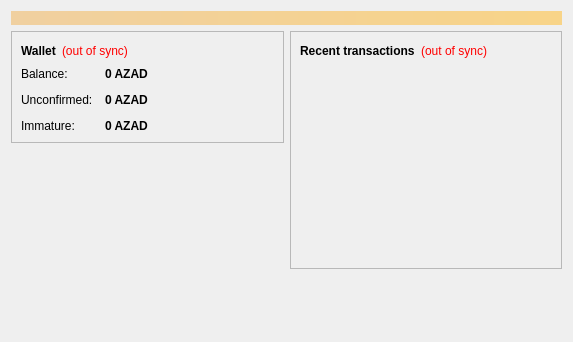
<?xml version="1.0" encoding="UTF-8"?>
<ui version="4.0">
 <class>OverviewPage</class>
 <widget class="QWidget" name="OverviewPage">
  <property name="geometry">
   <rect>
    <x>0</x>
    <y>0</y>
    <width>573</width>
    <height>342</height>
   </rect>
  </property>
  <property name="windowTitle">
   <string>Form</string>
  </property>
  <layout class="QVBoxLayout" name="topLayout">
   <item>
    <widget class="QLabel" name="labelAlerts">
     <property name="visible">
      <bool>false</bool>
     </property>
     <property name="styleSheet">
      <string notr="true">background-color: qlineargradient(x1: 0, y1: 0, x2: 1, y2: 0, stop:0 #F0D0A0, stop:1 #F8D488); color:#000000;</string>
     </property>
     <property name="wordWrap">
      <bool>true</bool>
     </property>
     <property name="margin">
      <number>3</number>
     </property>
    </widget>
   </item>
   <item>
    <layout class="QHBoxLayout" name="horizontalLayout" stretch="1,1">
     <item>
      <layout class="QVBoxLayout" name="verticalLayout_2">
       <item>
        <widget class="QFrame" name="frame">
         <property name="frameShape">
          <enum>QFrame::StyledPanel</enum>
         </property>
         <property name="frameShadow">
          <enum>QFrame::Raised</enum>
         </property>
         <layout class="QVBoxLayout" name="verticalLayout_4">
          <item>
           <layout class="QHBoxLayout" name="horizontalLayout_4">
            <item>
             <widget class="QLabel" name="label_5">
              <property name="font">
               <font>
                <weight>75</weight>
                <bold>true</bold>
               </font>
              </property>
              <property name="text">
               <string>Wallet</string>
              </property>
             </widget>
            </item>
            <item>
             <widget class="QLabel" name="labelWalletStatus">
              <property name="toolTip">
               <string>The displayed information may be out of date. Your wallet automatically synchronizes with the Azadcoin network after a connection is established, but this process has not completed yet.</string>
              </property>
              <property name="styleSheet">
               <string notr="true">QLabel { color: red; }</string>
              </property>
              <property name="text">
               <string notr="true">(out of sync)</string>
              </property>
              <property name="alignment">
               <set>Qt::AlignLeading|Qt::AlignLeft|Qt::AlignVCenter</set>
              </property>
             </widget>
            </item>
            <item>
             <spacer name="horizontalSpacer_2">
              <property name="orientation">
               <enum>Qt::Horizontal</enum>
              </property>
              <property name="sizeHint" stdset="0">
               <size>
                <width>40</width>
                <height>20</height>
               </size>
              </property>
             </spacer>
            </item>
           </layout>
          </item>
          <item>
           <layout class="QFormLayout" name="formLayout_2">
            <property name="fieldGrowthPolicy">
             <enum>QFormLayout::AllNonFixedFieldsGrow</enum>
            </property>
            <property name="horizontalSpacing">
             <number>12</number>
            </property>
            <property name="verticalSpacing">
             <number>12</number>
            </property>
            <item row="0" column="0">
             <widget class="QLabel" name="label">
              <property name="text">
               <string>Balance:</string>
              </property>
             </widget>
            </item>
            <item row="0" column="1">
             <widget class="QLabel" name="labelBalance">
              <property name="font">
               <font>
                <weight>75</weight>
                <bold>true</bold>
               </font>
              </property>
              <property name="cursor">
               <cursorShape>IBeamCursor</cursorShape>
              </property>
              <property name="toolTip">
               <string>Your current balance</string>
              </property>
              <property name="text">
               <string notr="true">0 AZAD</string>
              </property>
              <property name="textInteractionFlags">
               <set>Qt::LinksAccessibleByMouse|Qt::TextSelectableByKeyboard|Qt::TextSelectableByMouse</set>
              </property>
             </widget>
            </item>
            <item row="1" column="0">
             <widget class="QLabel" name="label_3">
              <property name="text">
               <string>Unconfirmed:</string>
              </property>
             </widget>
            </item>
            <item row="1" column="1">
             <widget class="QLabel" name="labelUnconfirmed">
              <property name="font">
               <font>
                <weight>75</weight>
                <bold>true</bold>
               </font>
              </property>
              <property name="cursor">
               <cursorShape>IBeamCursor</cursorShape>
              </property>
              <property name="toolTip">
               <string>Total of transactions that have yet to be confirmed, and do not yet count toward the current balance</string>
              </property>
              <property name="text">
               <string notr="true">0 AZAD</string>
              </property>
              <property name="textInteractionFlags">
               <set>Qt::LinksAccessibleByMouse|Qt::TextSelectableByKeyboard|Qt::TextSelectableByMouse</set>
              </property>
             </widget>
            </item>
            <item row="2" column="0">
             <widget class="QLabel" name="labelImmatureText">
              <property name="text">
               <string>Immature:</string>
              </property>
             </widget>
            </item>
            <item row="2" column="1">
             <widget class="QLabel" name="labelImmature">
              <property name="font">
               <font>
                <weight>75</weight>
                <bold>true</bold>
               </font>
              </property>
              <property name="toolTip">
               <string>Mined balance that has not yet matured</string>
              </property>
              <property name="text">
               <string notr="true">0 AZAD</string>
              </property>
              <property name="textInteractionFlags">
               <set>Qt::LinksAccessibleByMouse|Qt::TextSelectableByKeyboard|Qt::TextSelectableByMouse</set>
              </property>
             </widget>
            </item>
           </layout>
          </item>
         </layout>
        </widget>
       </item>
       <item>
        <spacer name="verticalSpacer">
         <property name="orientation">
          <enum>Qt::Vertical</enum>
         </property>
         <property name="sizeHint" stdset="0">
          <size>
           <width>20</width>
           <height>40</height>
          </size>
         </property>
        </spacer>
       </item>
      </layout>
     </item>
     <item>
      <layout class="QVBoxLayout" name="verticalLayout_3">
       <item>
        <widget class="QFrame" name="frame_2">
         <property name="frameShape">
          <enum>QFrame::StyledPanel</enum>
         </property>
         <property name="frameShadow">
          <enum>QFrame::Raised</enum>
         </property>
         <layout class="QVBoxLayout" name="verticalLayout">
          <item>
           <layout class="QHBoxLayout" name="horizontalLayout_2">
            <item>
             <widget class="QLabel" name="label_4">
              <property name="text">
               <string>&lt;b&gt;Recent transactions&lt;/b&gt;</string>
              </property>
             </widget>
            </item>
            <item>
             <widget class="QLabel" name="labelTransactionsStatus">
              <property name="toolTip">
               <string>The displayed information may be out of date. Your wallet automatically synchronizes with the Azadcoin network after a connection is established, but this process has not completed yet.</string>
              </property>
              <property name="styleSheet">
               <string notr="true">QLabel { color: red; }</string>
              </property>
              <property name="text">
               <string notr="true">(out of sync)</string>
              </property>
              <property name="alignment">
               <set>Qt::AlignRight|Qt::AlignTrailing|Qt::AlignVCenter</set>
              </property>
             </widget>
            </item>
            <item>
             <spacer name="horizontalSpacer">
              <property name="orientation">
               <enum>Qt::Horizontal</enum>
              </property>
              <property name="sizeHint" stdset="0">
               <size>
                <width>40</width>
                <height>20</height>
               </size>
              </property>
             </spacer>
            </item>
           </layout>
          </item>
          <item>
           <widget class="QListView" name="listTransactions">
            <property name="styleSheet">
             <string notr="true">QListView { background: transparent; }</string>
            </property>
            <property name="frameShape">
             <enum>QFrame::NoFrame</enum>
            </property>
            <property name="verticalScrollBarPolicy">
             <enum>Qt::ScrollBarAlwaysOff</enum>
            </property>
            <property name="horizontalScrollBarPolicy">
             <enum>Qt::ScrollBarAlwaysOff</enum>
            </property>
            <property name="selectionMode">
             <enum>QAbstractItemView::NoSelection</enum>
            </property>
           </widget>
          </item>
         </layout>
        </widget>
       </item>
       <item>
        <spacer name="verticalSpacer_2">
         <property name="orientation">
          <enum>Qt::Vertical</enum>
         </property>
         <property name="sizeHint" stdset="0">
          <size>
           <width>20</width>
           <height>40</height>
          </size>
         </property>
        </spacer>
       </item>
      </layout>
     </item>
    </layout>
   </item>
  </layout>
 </widget>
 <resources/>
 <connections/>
</ui>
